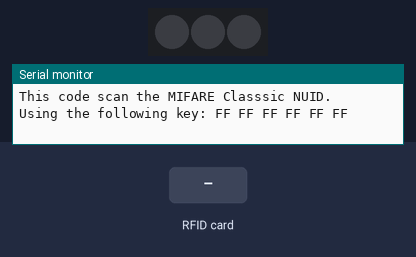
The sketch below on a simulated ATtiny85, built with avr-gcc and run on an emulated ATtiny85. Parts: 3 RGB LEDs in strip order, left to right, the last lines printed to the serial monitor. The inputs (shaded band) are chosen by the test bench. Dim RGB values are drawn brighter than linear.

Above: at 1.2 s.
1.3 s: RFID card 5E 7A 19 C4 held to the reader
At 2.4 s:
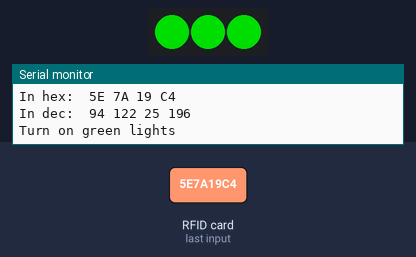
4.3 s: RFID card 5E 7A 19 C4 held to the reader
At 5.5 s:
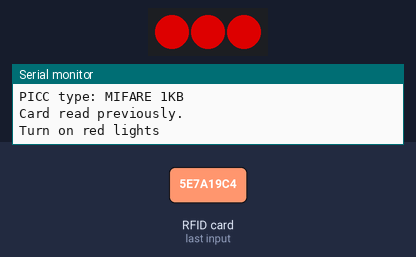
Timing chart, 0 to 7.3 s (numbered marks = the images above; inputs shaded):
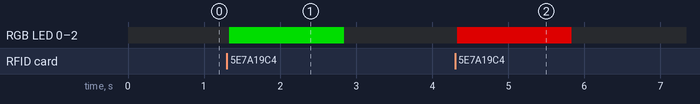

The sketch:

RFIDandLightTest.ino
```cpp
/*
  code that turns the light green for 1.5 when a new rfid is read, and turns light red when the same rfid is read twice in a row
*/


//Connections:
/*
MFRC522
  3.3v - 3.3v
  GND - GND
  MOSI - 23
  RST - 22
  MISO -19
  SCK - 18
  SDA - 5

Neopixels
  Vin - 5v
  GND - GND
  Din - 26
*/

#include <Adafruit_NeoPixel.h>
#ifdef __AVR__
 #include <avr/power.h> // Required for 16 MHz Adafruit Trinket
#endif

#include <SPI.h>
#include <MFRC522.h>

// Which pin on the Arduino is connected to the NeoPixels?
#define PIN        26 // On Trinket or Gemma, suggest changing this to 1

// How many NeoPixels are attached to the Arduino?
#define NUMPIXELS 3 // Popular NeoPixel ring size

#define SS_PIN 5
#define RST_PIN 22

MFRC522 rfid(SS_PIN, RST_PIN); // Instance of the class

MFRC522::MIFARE_Key key;

Adafruit_NeoPixel pixels(NUMPIXELS, PIN, NEO_GRB + NEO_KHZ800);
bool lightsOn = false;
unsigned long previousMillis = 0;
const long interval = 1500;  // 1.5 seconds

// Init array that will store new NUID
byte nuidPICC[4];

void setup() {
  Serial.begin(9600);
  SPI.begin(); // Init SPI bus
  rfid.PCD_Init(); // Init MFRC522

  for (byte i = 0; i < 6; i++) {
    key.keyByte[i] = 0xFF;
  }

  Serial.println(F("This code scan the MIFARE Classsic NUID."));
  Serial.print(F("Using the following key:"));
  printHex(key.keyByte, MFRC522::MF_KEY_SIZE);

    // These lines are specifically to support the Adafruit Trinket 5V 16 MHz.
  // Any other board, you can remove this part (but no harm leaving it):
#if defined(__AVR_ATtiny85__) && (F_CPU == 16000000)
  clock_prescale_set(clock_div_1);
#endif
  // END of Trinket-specific code.

  pixels.begin(); // INITIALIZE NeoPixel strip object (REQUIRED)
}

void turnOnPixels(int isNew){
    for(int i=0; i<NUMPIXELS; i++) { // For each pixel...
      // pixels.Color() takes RGB values, from 0,0,0 up to 255,255,255
      // Here we're using a moderately bright green color:
      if(isNew){
        pixels.setPixelColor(i, pixels.Color(0, 150, 0));
      }
      else {
        pixels.setPixelColor(i, pixels.Color(150, 0, 0));
      }
    }
    if(isNew)
        Serial.println(F("Turn on green lights"));
    else
        Serial.println(F("Turn on red lights"));
    pixels.show();
    lightsOn = true;
    previousMillis = millis();  // Reset the timer
}

void turnOffPixels(){
    unsigned long currentMillis = millis();
    if (currentMillis - previousMillis >= interval) {
      // It's been 3 seconds, turn off the lights
      pixels.clear();
      pixels.show();
      lightsOn = false;
       Serial.println(F("Turn off lights"));
    }
}

void loop() {

  if(lightsOn){
    turnOffPixels();
  }

  // Reset the loop if no new card present on the sensor/reader. This saves the entire process when idle.
  if ( ! rfid.PICC_IsNewCardPresent())
  {

    return;
  }

  // Verify if the NUID has been readed
  if ( ! rfid.PICC_ReadCardSerial())
    return;

  Serial.print(F("PICC type: "));
  MFRC522::PICC_Type piccType = rfid.PICC_GetType(rfid.uid.sak);
  Serial.println(rfid.PICC_GetTypeName(piccType));

  // Check is the PICC of Classic MIFARE type
  if (piccType != MFRC522::PICC_TYPE_MIFARE_MINI &&
    piccType != MFRC522::PICC_TYPE_MIFARE_1K &&
    piccType != MFRC522::PICC_TYPE_MIFARE_4K) {
    Serial.println(F("Your tag is not of type MIFARE Classic."));
    return;
  }

  if (rfid.uid.uidByte[0] != nuidPICC[0] ||
    rfid.uid.uidByte[1] != nuidPICC[1] ||
    rfid.uid.uidByte[2] != nuidPICC[2] ||
    rfid.uid.uidByte[3] != nuidPICC[3] ) {
    Serial.println(F("A new card has been detected."));

    // Store NUID into nuidPICC array
    for (byte i = 0; i < 4; i++) {
      nuidPICC[i] = rfid.uid.uidByte[i];
    }

    Serial.println(F("The NUID tag is:"));
    Serial.print(F("In hex: "));
    printHex(rfid.uid.uidByte, rfid.uid.size);
    Serial.println();
    Serial.print(F("In dec: "));
    printDec(rfid.uid.uidByte, rfid.uid.size);
    Serial.println();
    turnOnPixels(1);

  }
  else {
    Serial.println(F("Card read previously."));
    turnOnPixels(0);

  }

  // Halt PICC
  rfid.PICC_HaltA();

  // Stop encryption on PCD
  rfid.PCD_StopCrypto1();
}


/**
 * Helper routine to dump a byte array as hex values to Serial.
 */
void printHex(byte *buffer, byte bufferSize) {
  for (byte i = 0; i < bufferSize; i++) {
    Serial.print(buffer[i] < 0x10 ? " 0" : " ");
    Serial.print(buffer[i], HEX);
  }
}

/**
 * Helper routine to dump a byte array as dec values to Serial.
 */
void printDec(byte *buffer, byte bufferSize) {
  for (byte i = 0; i < bufferSize; i++) {
    Serial.print(' ');
    Serial.print(buffer[i], DEC);
  }
}
```

Measured:
- after the input at 1.3 s, RGB LED 0–2: off → RGB(0, 150, 0) at once, → off 1.5 s later
- after the input at 4.3 s, RGB LED 0–2: off → RGB(150, 0, 0) at once, → off 1.5 s later
